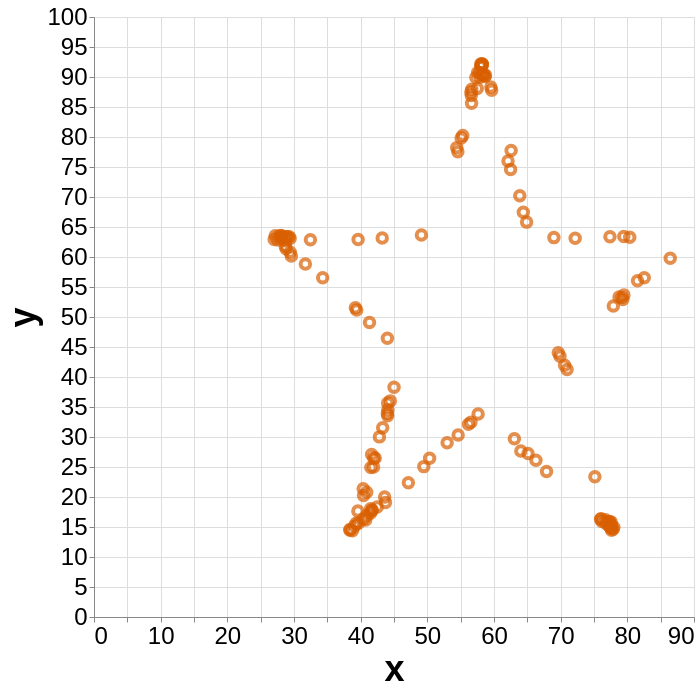

Vega-Lite specification for this chart:
### Vega-Lite specification from a JSON file in a GitHub repository (floating-point values rounded to 4 significant figures; data arrays with more than 128 entries replaced by an {"elided": "..."} marker saying what was removed)
{"config": {"view": {"width": 400, "height": 300}, "mark": {"tooltip": null}, "axis": {"labelFontSize": 24, "titleFontSize": 36}}, "data": {"name": "data-6090e036b3069a0f3b2c61da394b6e6c"}, "mark": {"type": "point", "color": "#d95f02"}, "encoding": {"size": {"value": 90}, "strokeWidth": {"value": 4}, "x": {"type": "quantitative", "field": "x"}, "y": {"type": "quantitative", "field": "y"}}, "height": 600, "width": 600, "$schema": "https://vega.github.io/schema/vega-lite/v5.json", "datasets": {"data-6090e036b3069a0f3b2c61da394b6e6c": {"elided": "142 records"}}}
